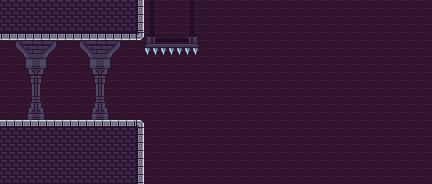

A 2D game scene composited from a Tiled map and its tileset images. What follows is a short description and the map's XML, with each tile layer's data collapsed to a summary:
An orthogonal 54x23 tile map with 8x8 px tiles, 4 tile layers (Background, Background2, Map, Navigation), 2 tilesets and 2 objects.

<map version="1.10" tiledversion="1.10.2" orientation="orthogonal" renderorder="right-down" width="54" height="23" tilewidth="8" tileheight="8" infinite="0" nextlayerid="8" nextobjectid="31">
 <tileset firstgid="1" name="MapMetadata" tilewidth="16" tileheight="16" tilecount="4" columns="4">
  <image source="MapMetadata.png" width="64" height="16" />
 </tileset>
 <tileset firstgid="5" source="Tileset.tsx" />
 <layer id="1" name="Background" width="54" height="23">
  <properties>
   <property name="Draw" type="bool" value="true" />
  </properties>
  <data>[1242 cells, 1242 non-empty, 16 distinct tile ids]</data>
 </layer>
 <layer id="7" name="Background2" width="54" height="23">
  <data>[1242 cells, 100 non-empty, 50 distinct tile ids]</data>
 </layer>
 <layer id="2" name="Map" width="54" height="23">
  <properties>
   <property name="Draw" type="bool" value="true" />
  </properties>
  <data>[1242 cells, 283 non-empty, 55 distinct tile ids]</data>
 </layer>
 <objectgroup id="4" name="Capa de Objetos 1">
  <object id="29" x="0" y="120" width="144" height="64" />
  <object id="30" x="0" y="0" width="144" height="40" />
 </objectgroup>
 <layer id="5" name="Navigation" width="54" height="23">
  <properties>
   <property name="Navigation" type="bool" value="true" />
  </properties>
  <data>[1242 cells, 0 non-empty, 0 distinct tile ids]</data>
 </layer>
</map>
